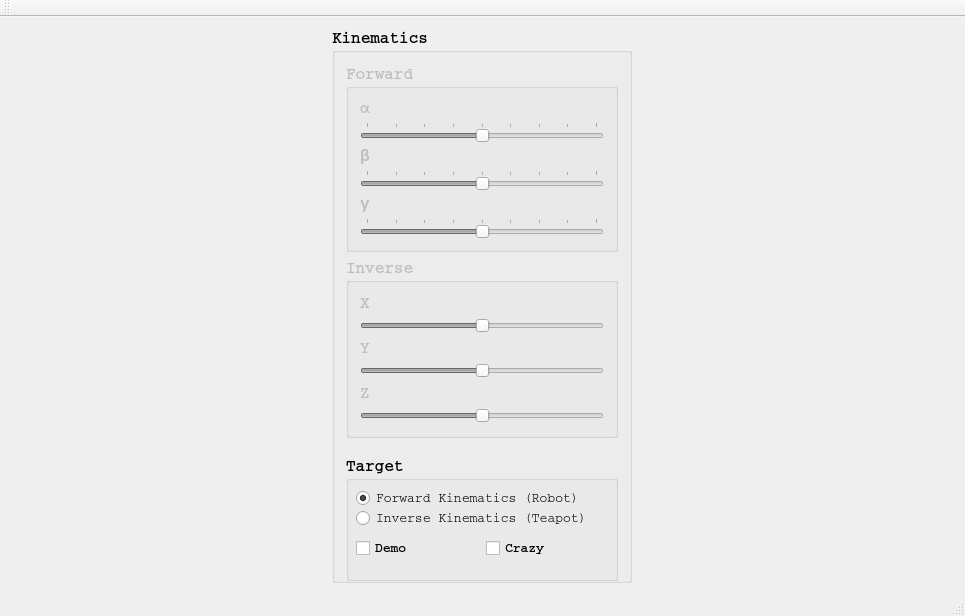
<?xml version="1.0" encoding="UTF-8"?>
<ui version="4.0">
 <class>MainWindow</class>
 <widget class="QMainWindow" name="MainWindow">
  <property name="geometry">
   <rect>
    <x>0</x>
    <y>0</y>
    <width>965</width>
    <height>616</height>
   </rect>
  </property>
  <property name="windowTitle">
   <string>MainWindow</string>
  </property>
  <widget class="QWidget" name="centralWidget">
   <layout class="QHBoxLayout" name="horizontalLayout">
    <item>
     <layout class="QHBoxLayout" name="horizontalLayoutQGL"/>
    </item>
    <item>
     <widget class="QGroupBox" name="groupBox">
      <property name="sizePolicy">
       <sizepolicy hsizetype="Fixed" vsizetype="Preferred">
        <horstretch>0</horstretch>
        <verstretch>0</verstretch>
       </sizepolicy>
      </property>
      <property name="minimumSize">
       <size>
        <width>300</width>
        <height>0</height>
       </size>
      </property>
      <property name="maximumSize">
       <size>
        <width>300</width>
        <height>16777215</height>
       </size>
      </property>
      <property name="font">
       <font>
        <family>Courier</family>
        <pointsize>12</pointsize>
        <weight>75</weight>
        <bold>true</bold>
       </font>
      </property>
      <property name="title">
       <string>Kinematics</string>
      </property>
      <layout class="QVBoxLayout" name="verticalLayout_2">
       <item>
        <widget class="QGroupBox" name="groupBoxFK">
         <property name="enabled">
          <bool>false</bool>
         </property>
         <property name="minimumSize">
          <size>
           <width>0</width>
           <height>0</height>
          </size>
         </property>
         <property name="font">
          <font>
           <pointsize>12</pointsize>
           <weight>75</weight>
           <bold>true</bold>
          </font>
         </property>
         <property name="title">
          <string>Forward</string>
         </property>
         <property name="flat">
          <bool>false</bool>
         </property>
         <property name="checkable">
          <bool>false</bool>
         </property>
         <property name="checked">
          <bool>false</bool>
         </property>
         <layout class="QVBoxLayout" name="verticalLayout">
          <item>
           <widget class="QLabel" name="labelBase">
            <property name="maximumSize">
             <size>
              <width>300</width>
              <height>16</height>
             </size>
            </property>
            <property name="font">
             <font>
              <family>Courier</family>
              <pointsize>12</pointsize>
              <weight>75</weight>
              <bold>true</bold>
             </font>
            </property>
            <property name="text">
             <string>α </string>
            </property>
           </widget>
          </item>
          <item>
           <widget class="QSlider" name="horizontalSlider1">
            <property name="font">
             <font>
              <family>Courier New</family>
              <pointsize>10</pointsize>
             </font>
            </property>
            <property name="minimum">
             <number>-180</number>
            </property>
            <property name="maximum">
             <number>180</number>
            </property>
            <property name="singleStep">
             <number>45</number>
            </property>
            <property name="pageStep">
             <number>90</number>
            </property>
            <property name="value">
             <number>0</number>
            </property>
            <property name="sliderPosition">
             <number>0</number>
            </property>
            <property name="orientation">
             <enum>Qt::Horizontal</enum>
            </property>
            <property name="tickPosition">
             <enum>QSlider::TicksAbove</enum>
            </property>
            <property name="tickInterval">
             <number>45</number>
            </property>
           </widget>
          </item>
          <item>
           <widget class="QLabel" name="labelArm1">
            <property name="maximumSize">
             <size>
              <width>300</width>
              <height>16</height>
             </size>
            </property>
            <property name="font">
             <font>
              <family>Courier</family>
              <pointsize>12</pointsize>
              <weight>75</weight>
              <bold>true</bold>
             </font>
            </property>
            <property name="text">
             <string>β </string>
            </property>
           </widget>
          </item>
          <item>
           <widget class="QSlider" name="horizontalSlider2">
            <property name="font">
             <font>
              <family>Courier New</family>
              <pointsize>10</pointsize>
             </font>
            </property>
            <property name="minimum">
             <number>-180</number>
            </property>
            <property name="maximum">
             <number>180</number>
            </property>
            <property name="singleStep">
             <number>45</number>
            </property>
            <property name="pageStep">
             <number>90</number>
            </property>
            <property name="value">
             <number>0</number>
            </property>
            <property name="orientation">
             <enum>Qt::Horizontal</enum>
            </property>
            <property name="tickPosition">
             <enum>QSlider::TicksAbove</enum>
            </property>
            <property name="tickInterval">
             <number>45</number>
            </property>
           </widget>
          </item>
          <item>
           <widget class="QLabel" name="labelArm2">
            <property name="maximumSize">
             <size>
              <width>300</width>
              <height>16</height>
             </size>
            </property>
            <property name="font">
             <font>
              <family>Courier</family>
              <pointsize>12</pointsize>
              <weight>75</weight>
              <bold>true</bold>
             </font>
            </property>
            <property name="text">
             <string>γ</string>
            </property>
           </widget>
          </item>
          <item>
           <widget class="QSlider" name="horizontalSlider3">
            <property name="font">
             <font>
              <family>Courier New</family>
              <pointsize>10</pointsize>
             </font>
            </property>
            <property name="minimum">
             <number>-180</number>
            </property>
            <property name="maximum">
             <number>180</number>
            </property>
            <property name="value">
             <number>0</number>
            </property>
            <property name="orientation">
             <enum>Qt::Horizontal</enum>
            </property>
            <property name="tickPosition">
             <enum>QSlider::TicksAbove</enum>
            </property>
            <property name="tickInterval">
             <number>45</number>
            </property>
           </widget>
          </item>
         </layout>
        </widget>
       </item>
       <item>
        <widget class="QGroupBox" name="groupBoxIK">
         <property name="enabled">
          <bool>false</bool>
         </property>
         <property name="font">
          <font>
           <pointsize>12</pointsize>
           <weight>75</weight>
           <bold>true</bold>
          </font>
         </property>
         <property name="title">
          <string>Inverse </string>
         </property>
         <property name="checkable">
          <bool>false</bool>
         </property>
         <property name="checked">
          <bool>false</bool>
         </property>
         <layout class="QVBoxLayout" name="verticalLayout_3">
          <item>
           <widget class="QLabel" name="labelIK_X">
            <property name="maximumSize">
             <size>
              <width>300</width>
              <height>16</height>
             </size>
            </property>
            <property name="font">
             <font>
              <family>Courier New</family>
              <pointsize>12</pointsize>
             </font>
            </property>
            <property name="text">
             <string>X</string>
            </property>
           </widget>
          </item>
          <item>
           <widget class="QSlider" name="horizontalSliderIK_X">
            <property name="font">
             <font>
              <family>Courier New</family>
              <pointsize>10</pointsize>
             </font>
            </property>
            <property name="minimum">
             <number>-180</number>
            </property>
            <property name="maximum">
             <number>180</number>
            </property>
            <property name="value">
             <number>0</number>
            </property>
            <property name="orientation">
             <enum>Qt::Horizontal</enum>
            </property>
           </widget>
          </item>
          <item>
           <widget class="QLabel" name="labelIK_Y">
            <property name="maximumSize">
             <size>
              <width>300</width>
              <height>16</height>
             </size>
            </property>
            <property name="font">
             <font>
              <family>Courier New</family>
              <pointsize>12</pointsize>
             </font>
            </property>
            <property name="text">
             <string>Y</string>
            </property>
           </widget>
          </item>
          <item>
           <widget class="QSlider" name="horizontalSliderIK_Y">
            <property name="font">
             <font>
              <family>Courier New</family>
              <pointsize>10</pointsize>
             </font>
            </property>
            <property name="minimum">
             <number>-180</number>
            </property>
            <property name="maximum">
             <number>180</number>
            </property>
            <property name="value">
             <number>0</number>
            </property>
            <property name="orientation">
             <enum>Qt::Horizontal</enum>
            </property>
           </widget>
          </item>
          <item>
           <widget class="QLabel" name="labelIK_Z">
            <property name="maximumSize">
             <size>
              <width>300</width>
              <height>16</height>
             </size>
            </property>
            <property name="font">
             <font>
              <family>Courier New</family>
              <pointsize>12</pointsize>
             </font>
            </property>
            <property name="text">
             <string>Z</string>
            </property>
           </widget>
          </item>
          <item>
           <widget class="QSlider" name="horizontalSliderIK_Z">
            <property name="font">
             <font>
              <family>Courier New</family>
              <pointsize>10</pointsize>
             </font>
            </property>
            <property name="minimum">
             <number>-180</number>
            </property>
            <property name="maximum">
             <number>180</number>
            </property>
            <property name="value">
             <number>0</number>
            </property>
            <property name="sliderPosition">
             <number>0</number>
            </property>
            <property name="tracking">
             <bool>true</bool>
            </property>
            <property name="orientation">
             <enum>Qt::Horizontal</enum>
            </property>
           </widget>
          </item>
         </layout>
        </widget>
       </item>
       <item>
        <widget class="QGroupBox" name="groupBoxTarget">
         <property name="minimumSize">
          <size>
           <width>0</width>
           <height>125</height>
          </size>
         </property>
         <property name="maximumSize">
          <size>
           <width>16777215</width>
           <height>100</height>
          </size>
         </property>
         <property name="font">
          <font>
           <family>Courier</family>
           <pointsize>12</pointsize>
           <weight>75</weight>
           <bold>true</bold>
          </font>
         </property>
         <property name="title">
          <string>Target</string>
         </property>
         <widget class="QRadioButton" name="radioButtonFK">
          <property name="geometry">
           <rect>
            <x>10</x>
            <y>30</y>
            <width>251</width>
            <height>24</height>
           </rect>
          </property>
          <property name="font">
           <font>
            <family>Courier</family>
            <pointsize>10</pointsize>
            <weight>50</weight>
            <bold>false</bold>
           </font>
          </property>
          <property name="text">
           <string>Forward Kinematics (Robot)</string>
          </property>
          <property name="checked">
           <bool>true</bool>
          </property>
         </widget>
         <widget class="QRadioButton" name="radioButtonIK">
          <property name="geometry">
           <rect>
            <x>10</x>
            <y>50</y>
            <width>251</width>
            <height>24</height>
           </rect>
          </property>
          <property name="font">
           <font>
            <family>Courier</family>
            <pointsize>10</pointsize>
            <weight>50</weight>
            <bold>false</bold>
           </font>
          </property>
          <property name="text">
           <string>Inverse Kinematics (Teapot)</string>
          </property>
         </widget>
         <widget class="QCheckBox" name="checkBoxDemo">
          <property name="geometry">
           <rect>
            <x>10</x>
            <y>80</y>
            <width>103</width>
            <height>24</height>
           </rect>
          </property>
          <property name="font">
           <font>
            <family>Courier</family>
            <pointsize>10</pointsize>
           </font>
          </property>
          <property name="text">
           <string>Demo</string>
          </property>
         </widget>
         <widget class="QCheckBox" name="checkBoxCrazy">
          <property name="geometry">
           <rect>
            <x>140</x>
            <y>80</y>
            <width>103</width>
            <height>24</height>
           </rect>
          </property>
          <property name="font">
           <font>
            <family>Courier</family>
            <pointsize>10</pointsize>
           </font>
          </property>
          <property name="text">
           <string>Crazy</string>
          </property>
         </widget>
        </widget>
       </item>
      </layout>
     </widget>
    </item>
   </layout>
  </widget>
  <widget class="QMenuBar" name="menuBar">
   <property name="geometry">
    <rect>
     <x>0</x>
     <y>0</y>
     <width>965</width>
     <height>22</height>
    </rect>
   </property>
  </widget>
  <widget class="QToolBar" name="mainToolBar">
   <attribute name="toolBarArea">
    <enum>TopToolBarArea</enum>
   </attribute>
   <attribute name="toolBarBreak">
    <bool>false</bool>
   </attribute>
  </widget>
  <widget class="QStatusBar" name="statusBar"/>
 </widget>
 <layoutdefault spacing="6" margin="11"/>
 <resources/>
 <connections/>
</ui>
